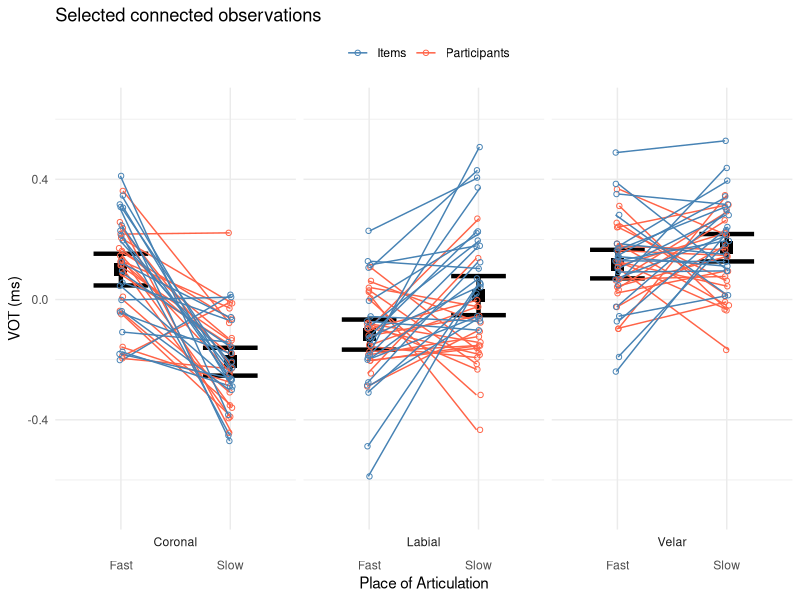

Write the R code that produced this figure.
#~~~~~~~~~~~~~~~~~~~~~~~~~~~~~~~~~~~~~~~~~~~~~~~~~~~~~~~~~~~~~~~~~~~~~~~~~~~~~~~~~~~~~~~~~~~~~~~~~~~~~~~~~~~~~~~~~~~~~~~~~~~~#
# Set of nested categories
# Factor 1 is used for faceting the ggplot
# Factor 2 is used to for the x-axis

# (1) Read in your data and mimic the structure in 1 B Fake Data
# (1 B) Create appropriate data frame structure
#   (1 B.1) Asssuming there is Paired Data (this doesn't have to be limited to pairs, could be 3 , 4... conditions)

#   (1 B.2) Example Data Columns
#           Measurement data at timepoint data goes into Time 1, Time 2 etc.
#           |   1   |   2   |           3           |   4     |   5     |
#           | RowID | Group | Place of Articulation | Time 1  | Time 2  |
#

#           RowID is used to plot the lines between points representing response value in Time 1 (Slow) or Time 2( Fast)
#           Group is used to colour the connected points and their lines.
#           Place of Articulation is used to facet the plot into three columns
#           Time 1 and time 2 are later gathered into a stacked portion of the data frame
#           They become Time

# (2) Create Summary Dataframe (this forms the base of the plot and mean/error bar component)

# (3) start the Plot
#   (3.1) Add the Mean and Error Bars
#   (3.2) Add the connection lines
#   (3.3) Add the points (colouring by item and participant)
#~~~~~~~~~~~~~~~~~~~~~~~~~~~~~~~~~~~~~~~~~~~~~~~~~~~~~~~~~~~~~~~~~~~~~~~~~~~~~~~~~~~~~~~~~~~~~~~~~~~~~~~~~~~~~~~~~~~~~~~~~~~~#





# 00) Set options Load packages -------------------------------------------

options(
  scipen = 999,
  stringsAsFactors = FALSE
)

# Packages
library(tidyverse) # data analysis plotting, everything really.



#  01) Generate fake data -------------------------------------------------
# 3 conditions (Coronal, Labial, Velar), each with 2 levels (Fast, Slow)
# 20 participants 
# 20 items
fake_data <- data.frame(
  
  # You need an ID number (row number for each pair to plot a link/line)
  rowID = c(1:20, 1:20, 1:20, LETTERS[1:20], LETTERS[1:20], LETTERS[1:20]),
  
  group = c(rep("Participants", 60), rep("Items", 60)),
  
  
  Plc_Artic = c(
    # Participants
    rep("Labial", 20), rep("Coronal", 20), rep("Velar", 20), 
    # Items
    rep("Labial", 20), rep("Coronal", 20), rep("Velar", 20)
  ),
  
  Slow = c(
    # Participants
    rnorm(n = 20, mean = -0.1, sd = .15),
    rnorm(n = 20, mean = -0.18, sd = .15),
    rnorm(n = 20, mean = 0.18, sd = .15),
    # Items
    rnorm(n = 20, mean = 0.1, sd = .15),
    rnorm(n = 20, mean = -0.17, sd = .15),
    rnorm(n = 20, mean = 0.19, sd = .15)
    
  ),
  
  Fast = c(
    # Participants
    rnorm(n = 20, mean = -0.15, sd = .15),
    rnorm(n = 20, mean = 0.1, sd = .15),
    rnorm(n = 20, mean = 0.15, sd = .15),
    # Items
    rnorm(n = 20, mean = -0.15, sd = .15),
    rnorm(n = 20, mean = 0.12, sd = .15),
    rnorm(n = 20, mean = 0.11, sd = .15)
  )
) 

# take a look at the fake data dataframe
fake_data


# convert to longer format dataframe for ggplot2 (repeated measures)
fake_data_long <- fake_data %>% 
  # ggplot2 works better with one value column 
  # if the data points need to be conditionally coloured
  gather(Time, VOT, Slow:Fast)




# 02) Summary table for boxplots ------------------------------------------

fake_data_summary <- fake_data_long %>% 
  
  # This will help you to filter out the items from the data summary 
  # If you just wanted to focus on participants
  #filter(!rowID %in%LETTERS)
  
  
  group_by(Plc_Artic, Time) %>% 
  summarise(N = n(),
            Mean = mean(VOT),
            StDev = sd(VOT),
            StdError = (StDev/sqrt(N))) %>% 
  ungroup()



# 03) Plot ----------------------------------------------------------------


connection_plot <- 
  # Use the summary data  frame to start the plot
  fake_data_summary %>% 
  
  # Set the X Axis as the sub-level of the conditions ~~~~~~~~~~~~~~~~~~~~~~~~~~~~~~~~~~~~~~~~~~~~~~~~~~~~~~~~
  ggplot(aes(x = Time))+ 
  
  # Boxplot/ Mean and error bars ~~~~~~~~~~~~~~~~~~~~~~~~~~~~~~~~~~~~~~~~~~~~~~~~~~~~~~~~~~~~~~~~~~~~~~~~~~~~~
  geom_errorbar(aes(ymin = Mean - (StdError * 1.96), 
                    ymax = Mean + (StdError * 1.96)),
                size = 1.5, 
                width = .5)+
  
  geom_point(aes(y = Mean), shape = 15,
             size  = 4) +
  
  ## Connected observations ~~~~~~~~~~~~~~~~~~~~~~~~~~~~~~~~~~~~~~~~~~~~~~~~~~~~~~~~~~~~~~~~~~~~~~~~~~~~~~~~~~
  # Line geometry
  geom_line(data = fake_data_long,                                    # declare data source
            aes(group = rowID, y = VOT, colour = group),              # declare aesthetics for mapping
            position = position_jitter(width = 0.02, height = 0))+    # extra options
  
  
  # Jittered point geometry
  geom_jitter(data = fake_data_long,                                  # declare data source
              aes(group = rowID, y = VOT, colour = group),            # declare aesthetics for mapping
              width = 0.02, height = 0, shape = 1)+                   # extra options
  
  
  
  # Set colouring by group, Item or Participant ~~~~~~~~~~~~~~~~~~~~~~~~~~~~~~~~~~~~~~~~~~~~~~~~~~~~~~~~~~~~~~
  scale_colour_manual(values = c("steelblue", "tomato"), name = "")+
  
  # Titles ~~~~~~~~~~~~~~~~~~~~~~~~~~~~~~~~~~~~~~~~~~~~~~~~~~~~~~~~~~~~~~~~~~~~~~~~~~~~~~~~~~~~~~~~~~~~~~~~~~~
  ggtitle("Selected connected observations")+
  xlab("Place of Articulation")+
  ylab("VOT (ms)")+
  
  # Scales ~~~~~~~~~~~~~~~~~~~~~~~~~~~~~~~~~~~~~~~~~~~~~~~~~~~~~~~~~~~~~~~~~~~~~~~~~~~~~~~~~~~~~~~~~~~~~~~~~~~
  # Set y-axis limits
  scale_y_continuous(limits = c(
    min(fake_data_long$VOT) - .11, 
    max(fake_data_long$VOT) + .11
  ))+
  
  # Facet the Plot so that The Main Conditions can be displayed
  facet_wrap(~Plc_Artic, strip.position = "bottom")+
  
  
  # Theme Settings ~~~~~~~~~~~~~~~~~~~~~~~~~~~~~~~~~~~~~~~~~~~~~~~~~~~~~~~~~~~~~~~~~~~~~~~~~~~~~~~~~~~~~~~~~~~
  # theme settings
  theme_minimal()+
  
  theme(
    
    legend.position = "top",
    legend.direction = "horizontal"
  )
